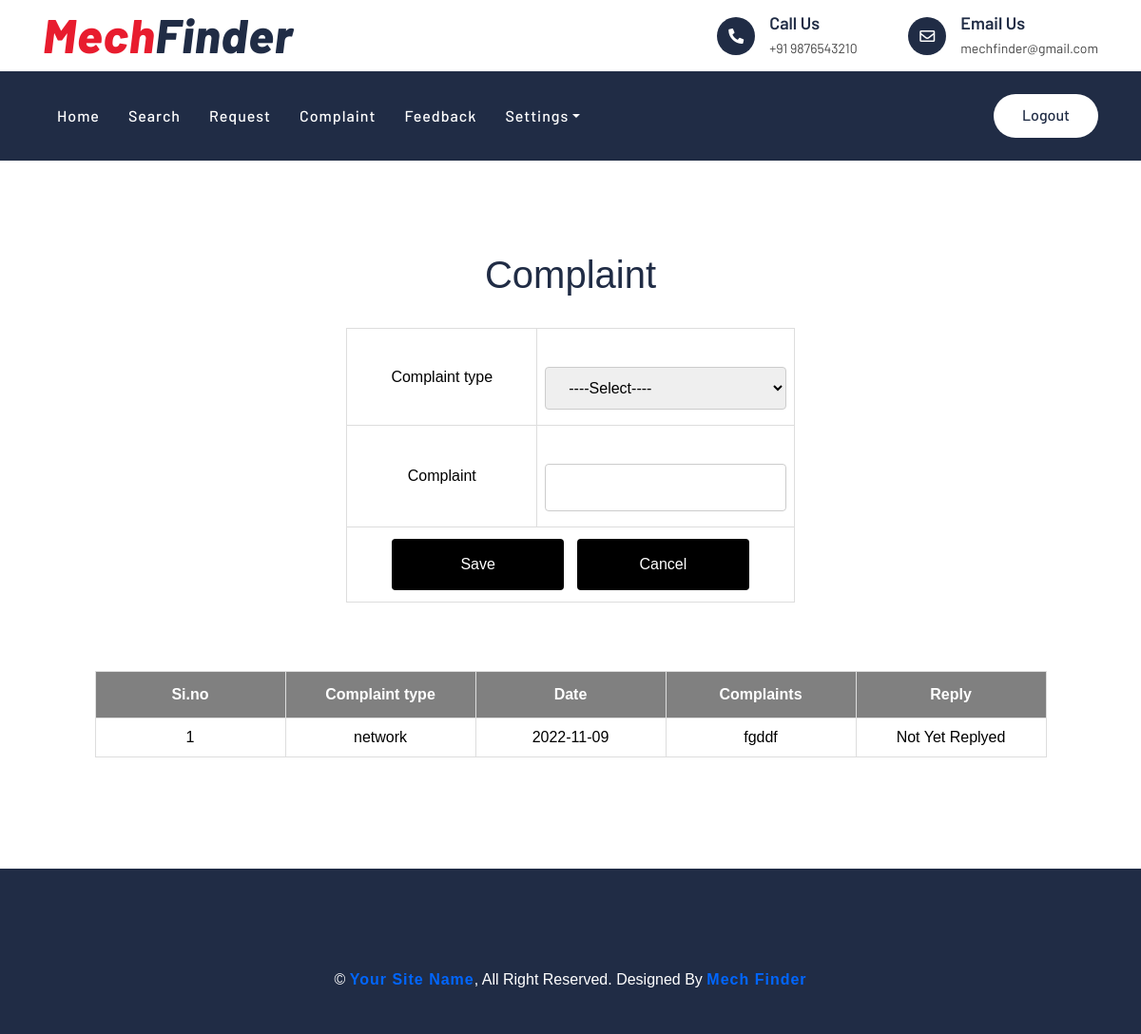
The page /User/Complaint.php (signed in) on the database its author committed.
### tables this page shows
CREATE TABLE `tbl_complaint` (
  `complaint_id` int(11) NOT NULL,
  `complainttype_id` int(11) NOT NULL,
  `complaint_content` varchar(100) NOT NULL,
  `user_id` int(11) NOT NULL DEFAULT 0,
  `workshop_id` int(11) NOT NULL DEFAULT 0,
  `complaint_status` varchar(50) NOT NULL DEFAULT '0',
  `complaint_reply` varchar(50) NOT NULL DEFAULT 'Not Yet Replyed',
  `complaint_date` date NOT NULL,
  `shop_id` int(11) NOT NULL
);

CREATE TABLE `tbl_complainttype` (
  `complainttype_id` int(11) NOT NULL,
  `complainttype_name` varchar(30) NOT NULL
);

### User/Complaint.php (the view, shortened to what this page needs)
<?php
include("../Assets/Connection/Connection.php");
include("Head.php");
?>
<!DOCTYPE html PUBLIC "-//W3C//DTD XHTML 1.0 Transitional//EN" "http://www.w3.org/TR/xhtml1/DTD/xhtml1-transitional.dtd">
<html xmlns="http://www.w3.org/1999/xhtml">
<head>
</head>
<body>
<div align="center" id="tab">
<h1>Complaint</h1><br />
<form id="form1" name="form1" method="post" action="">
  <table>
    <tr align="center">
      <td>Complaint type</td>
      <td><label for="selcomplaint_type"></label>
        <select name="selcomplaint_type" id="selcomplaint_type">
        <option>----Select----</option>
      </select></td>
    </tr>
    <tr align="center">
      <td>Complaint</td>
      <td><label for="txtcomplaint"></label>
      <input type="text" name="txtcomplaint" id="txtcomplaint" required="required" autocomplete="off"/></td>
    </tr>
    <tr align="center">
      <td colspan="2"><div align="center">
        <input type="submit" name="btnsave" id="btnsave" value="Save" />&nbsp;&nbsp;
         <input type="reset" name="btncal" id="btncal" value="Cancel" />
      </div></td>
    </tr>
  </table>
 <br /> <br /> <br />
   <table>
    <tr align="center">
      <th>Si.no</th>
       <th>Complaint type</th>
        <th>Date</th>
      <th>Complaints</th>
            <th>Reply</th>
    </tr>
<?php
$i=0;
$selqry = "select * from tbl_complaint c inner join tbl_complainttype t on c.complainttype_id=t.complainttype_id inner join tbl_user s on c.user_id=s.user_id  where c.user_id='".$_SESSION["uid"]."'";
$result=$conn->query($selqry);
while($row = $result->fetch_assoc())
{
	$i++;
?>
		<tr align="center">
        	<td>
            <?php echo $i;?>
            </td>
            <td>
            <?php echo $row["complainttype_name"];?>
            </td>
             <td>
            <?php echo $row["complaint_date"];?>
            </td>
             <td>
            <?php echo $row["complaint_content"];?>
            </td>
             <td>
            <?php echo $row["complaint_reply"];?>
            </td>
        <?php
}
?>
  </table>
</form>
</body>
<?php
include("Foot.php");
?>
</html>

### Assets/Templates/Main/css/style.css (style rules this page uses)
body { color: #444444; font-weight: 400; background: #ffffff; font-family: 'Barlow', sans-serif; }
h1, h2, h3, h4, h5, h6 { color: #202C45; }

### Assets/Templates/form.css (style rules this page uses)
#tab { font-family: "Trebuchet MS", Arial, Helvetica, sans-serif; border-collapse: collapse; width: 100%; }
#tab td, #tab th { border: 1px solid #ddd; padding: 8px; color: black; text-align:center; min-width:200px; }
#tab th { padding-top: 12px; padding-bottom: 12px; text-align:center; background-color: gray; color: white; alignment-adjust:central; }
input[type=text],[type=password],[type=email],[type=date], select { width: 100%; padding: 12px 20px; margin: 8px 0; display: inline-block; border: 1px solid #ccc; border-radius: 4px; box-sizing: border-box; }
input[type=submit] { width: 40%; background-color: black; color: white; padding: 15px; margin: 4px 0; border: none; border-radius: 4px; cursor: pointer; }
input[type=reset] { width: 40%; background-color: black; color: white; padding: 15px; margin: 4px 0; border: none; border-radius: 4px; cursor: pointer; }

### rows shown on the page
tbl_complaint: complainttype.complainttype_name "network", complaint_date "2022-11-09", complaint_content "fgddf", complaint_reply "Not Yet Replyed"
